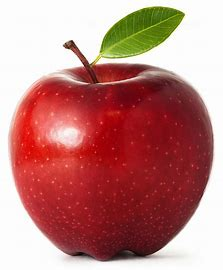
#> input picture 06_Feature_Transform/img/apple.jpg, 223 x 270 px
$ python h_ORBMatcher.py
#> lines starting #> are read from the running program, lines starting #| are printed output that depends on the picture
import cv2

#BFMatcher  :  특징이 얼마나 유사한지를 확인

# 이미지를 읽어온다.
img1 = cv2.imread('img/apple.jpg', cv2.IMREAD_GRAYSCALE)  # 원본 이미지
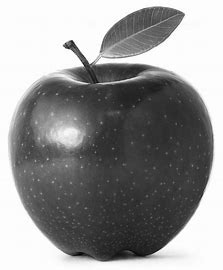
#> img1: shape (270, 223); min 0, max 255, mean 148
img2 = cv2.imread('img/apples.jpg', cv2.IMREAD_GRAYSCALE)  # 비교 대상 이미지
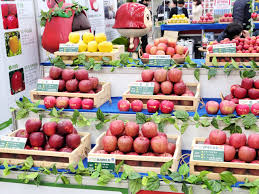
#> input picture 06_Feature_Transform/img/apples.jpg, 259 x 194 px
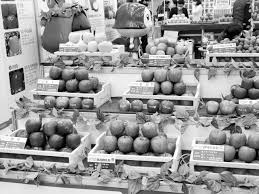
#> img2: shape (194, 259); min 0, max 255, mean 150.6

# ORB 디텍터를 생성한다.
orb = cv2.ORB_create()
kp1, des1 = orb.detectAndCompute(img1, None)
#> kp1 = 333 keypoints; strongest (x, y, size): (71, 40, 31), (72, 41, 37.2), (64, 46, 31), (65, 46, 44.6)
kp2, des2 = orb.detectAndCompute(img2, None)
#> kp2 = 430 keypoints; strongest (x, y, size): (210, 59, 31), (179, 39, 31), (192, 103, 31), (94, 145, 31)


# BFMatcher 객체를 생성하고, 키포인트 간의 거리를 측정한다.
bf = cv2.BFMatcher(cv2.NORM_HAMMING, crossCheck=True)

# 디스크립터 간의 매칭을 수행한다.
matches = bf.match(des1, des2)
#> matches = 99 matches

# 매칭 결과를 거리에 따라 정렬한다.
matches = sorted(matches, key = lambda x:x.distance)

# 매칭 결과를 그린다.
img3 = cv2.drawMatches(img1, kp1, img2, kp2, matches[:10], None, flags=cv2.DrawMatchesFlags_NOT_DRAW_SINGLE_POINTS)
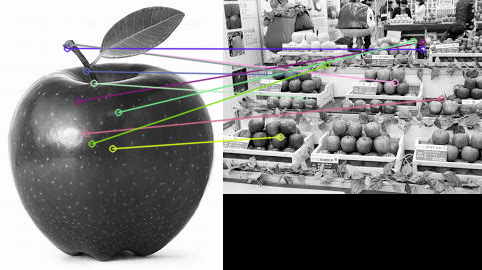
#> img3: shape (270, 482, 3); mean of channels 0, 1, 2 126.8, 126.7, 127; drawn as B, G, R

# 결과를 출력한다.
cv2.imshow('Feature Matching', img3)
cv2.waitKey(0)
cv2.destroyAllWindows()
